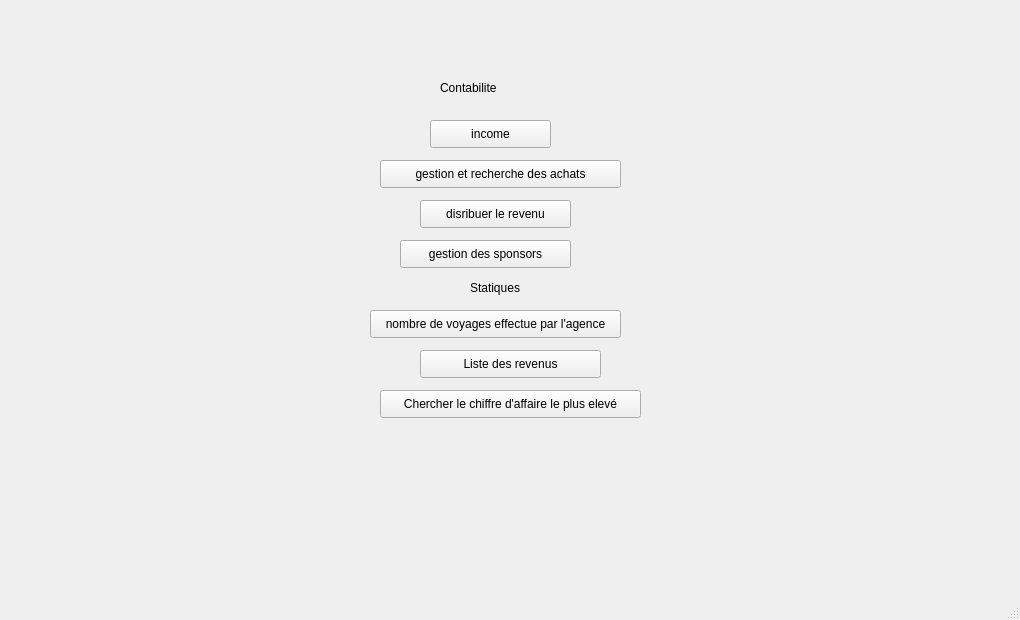
<?xml version="1.0" encoding="UTF-8"?>
<ui version="4.0">
 <class>MainWindow</class>
 <widget class="QMainWindow" name="MainWindow">
  <property name="geometry">
   <rect>
    <x>0</x>
    <y>0</y>
    <width>1020</width>
    <height>620</height>
   </rect>
  </property>
  <property name="windowTitle">
   <string>MainWindow</string>
  </property>
  <widget class="QWidget" name="centralwidget">
   <widget class="QLabel" name="label">
    <property name="geometry">
     <rect>
      <x>440</x>
      <y>80</y>
      <width>101</width>
      <height>16</height>
     </rect>
    </property>
    <property name="text">
     <string>Contabilite</string>
    </property>
   </widget>
   <widget class="QLabel" name="label_2">
    <property name="geometry">
     <rect>
      <x>470</x>
      <y>280</y>
      <width>55</width>
      <height>16</height>
     </rect>
    </property>
    <property name="text">
     <string>Statiques</string>
    </property>
   </widget>
   <widget class="QPushButton" name="pushButton">
    <property name="geometry">
     <rect>
      <x>430</x>
      <y>120</y>
      <width>121</width>
      <height>28</height>
     </rect>
    </property>
    <property name="text">
     <string>income</string>
    </property>
   </widget>
   <widget class="QPushButton" name="pushButton_2">
    <property name="geometry">
     <rect>
      <x>380</x>
      <y>160</y>
      <width>241</width>
      <height>28</height>
     </rect>
    </property>
    <property name="text">
     <string>gestion et recherche des achats</string>
    </property>
   </widget>
   <widget class="QPushButton" name="pushButton_3">
    <property name="geometry">
     <rect>
      <x>420</x>
      <y>200</y>
      <width>151</width>
      <height>28</height>
     </rect>
    </property>
    <property name="text">
     <string>disribuer le revenu</string>
    </property>
   </widget>
   <widget class="QPushButton" name="pushButton_5">
    <property name="geometry">
     <rect>
      <x>370</x>
      <y>310</y>
      <width>251</width>
      <height>28</height>
     </rect>
    </property>
    <property name="text">
     <string>nombre de voyages effectue par l'agence</string>
    </property>
   </widget>
   <widget class="QPushButton" name="pushButton_6">
    <property name="geometry">
     <rect>
      <x>420</x>
      <y>350</y>
      <width>181</width>
      <height>28</height>
     </rect>
    </property>
    <property name="text">
     <string>Liste des revenus</string>
    </property>
   </widget>
   <widget class="QPushButton" name="pushButton_4">
    <property name="geometry">
     <rect>
      <x>380</x>
      <y>390</y>
      <width>261</width>
      <height>28</height>
     </rect>
    </property>
    <property name="text">
     <string>Chercher le chiffre d'affaire le plus elevé</string>
    </property>
   </widget>
   <widget class="QLabel" name="label_3">
    <property name="geometry">
     <rect>
      <x>0</x>
      <y>0</y>
      <width>1191</width>
      <height>591</height>
     </rect>
    </property>
    <property name="text">
     <string/>
    </property>
    <property name="pixmap">
     <pixmap>../../../../shutterstock_117385867.jpg</pixmap>
    </property>
   </widget>
   <widget class="QPushButton" name="pushButton_7">
    <property name="geometry">
     <rect>
      <x>400</x>
      <y>240</y>
      <width>171</width>
      <height>28</height>
     </rect>
    </property>
    <property name="text">
     <string>gestion des sponsors</string>
    </property>
   </widget>
   <zorder>label_3</zorder>
   <zorder>label</zorder>
   <zorder>label_2</zorder>
   <zorder>pushButton</zorder>
   <zorder>pushButton_2</zorder>
   <zorder>pushButton_3</zorder>
   <zorder>pushButton_5</zorder>
   <zorder>pushButton_6</zorder>
   <zorder>pushButton_4</zorder>
   <zorder>pushButton_7</zorder>
  </widget>
  <widget class="QMenuBar" name="menubar">
   <property name="geometry">
    <rect>
     <x>0</x>
     <y>0</y>
     <width>1020</width>
     <height>26</height>
    </rect>
   </property>
  </widget>
  <widget class="QStatusBar" name="statusbar"/>
 </widget>
 <resources/>
 <connections/>
</ui>
